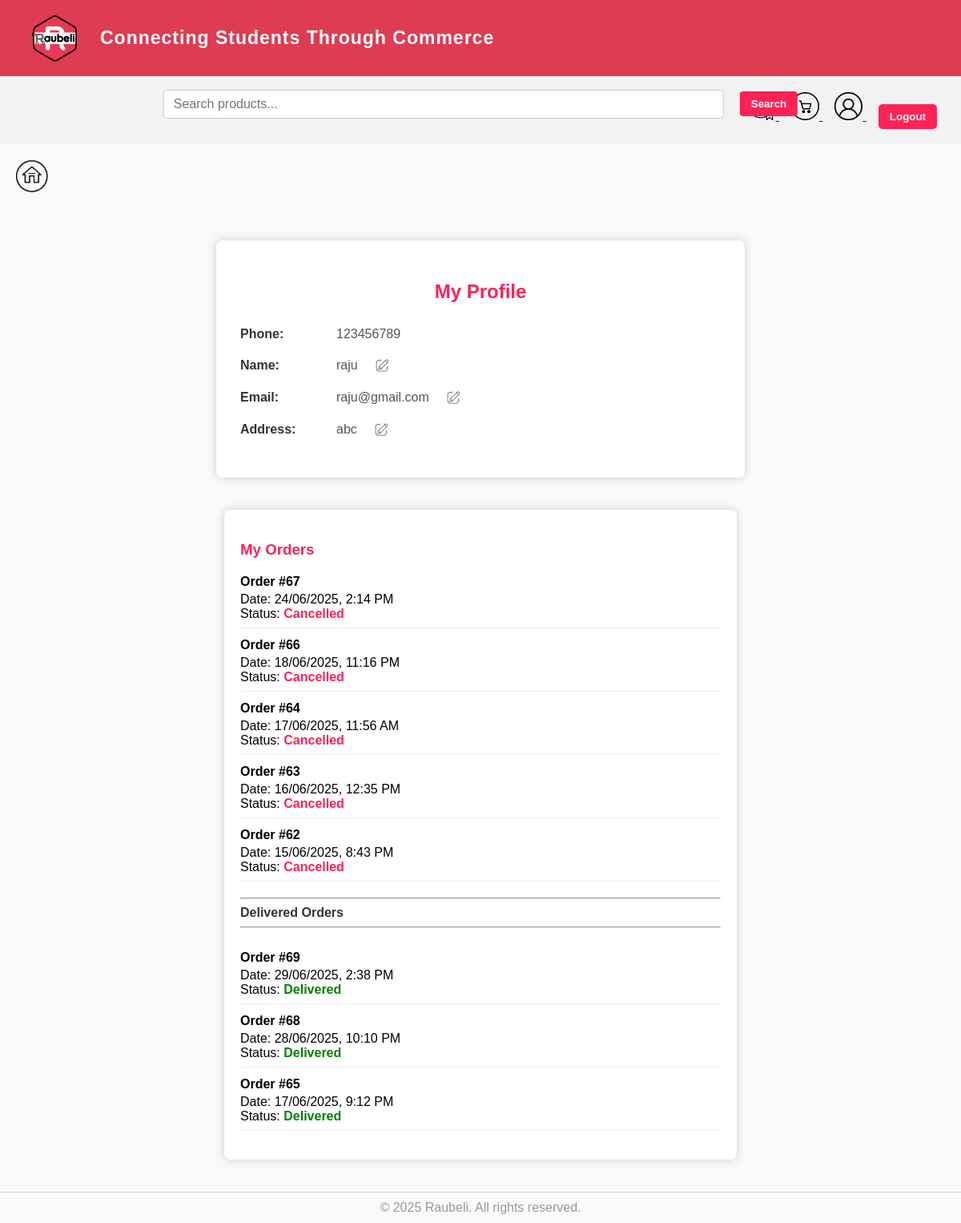
Screenshot of /profile.php (signed in) with the database file from the repository.
### tables this page shows
CREATE TABLE `customer` (
  `customer_id` int(11) NOT NULL,
  `name` varchar(100) DEFAULT NULL,
  `email` varchar(100) DEFAULT NULL,
  `password` varchar(100) DEFAULT NULL,
  `address` text DEFAULT NULL
);

CREATE TABLE `orders` (
  `order_id` int(11) NOT NULL,
  `customer_id` int(11) DEFAULT NULL,
  `order_date` datetime DEFAULT NULL,
  `status_id` int(11) DEFAULT NULL
);

CREATE TABLE `orderstatus` (
  `status_id` int(11) NOT NULL,
  `status_name` varchar(50) DEFAULT NULL
);

### profile.php (the view, shortened to what this page needs)
<?php
include("header.php");
$customer_id = $_SESSION['customer_id'] ?? null;
$stmt = $conn->prepare("SELECT name, email, address, customer_id FROM customer WHERE customer_id = ?");
$stmt->bind_param("i", $customer_id);
$stmt->execute();
$stmt->bind_result($name, $email, $address, $phone);
$order_sql = "
    SELECT o.order_id, o.order_date, os.status_name
    FROM orders o
    JOIN orderstatus os ON o.status_id = os.status_id
    WHERE o.customer_id = ?
    ORDER BY o.order_date DESC
";
$order_stmt = $conn->prepare($order_sql);
$order_stmt->bind_param("i", $customer_id);
$order_stmt->execute();
$order_result = $order_stmt->get_result();
$orders = [];
while ($order_row = $order_result->fetch_assoc()) {
    $orders[] = $order_row;
}
?>
<a href="home.php" style="display:inline-block; margin:20px 0 20px 20px;">
    <img src="home.png" alt="Home" style="width: 40px; height: 40px;">
</a>
<!DOCTYPE html>
<html lang="en">
<head>
</head>
<body>
<div class="profile-container">
    <h2>My Profile</h2>
    <div class="profile-row">
        <div class="label">Phone:</div>
        <div class="value"><?php echo htmlspecialchars($phone ?? 'N/A'); ?></div>
    </div>
    <form method="POST" class="profile-row" onsubmit="return validateName()">
        <div class="label">Name:</div>
        <div class="value" id="name-display"><?php echo htmlspecialchars($name); ?></div>
        <img src="edit.png" alt="Edit" class="edit-icon" id="name-edit-btn" title="Edit name">
    </form>
    <form method="POST" class="profile-row" onsubmit="return validateEmail()">
        <div class="label">Email:</div>
        <div class="value" id="email-display"><?php echo htmlspecialchars($email); ?></div>
        <img src="edit.png" alt="Edit" class="edit-icon" id="email-edit-btn" title="Edit email">
    </form>
    <form method="POST" class="profile-row" onsubmit="return validateAddress()">
        <div class="label">Address:</div>
        <div class="value" id="address-display"><?php echo nl2br(htmlspecialchars($address)); ?></div>
        <img src="edit.png" alt="Edit" class="edit-icon" id="address-edit-btn" title="Edit address">
    </form>
</div>
<div class="orders-container">
    <h3>My Orders</h3>
    <?php if (empty($orders)): ?>
        <p>No orders found.</p>
    <?php else: ?>
        <?php
        $delivered = [];
        $not_delivered = [];
        foreach ($orders as $order) {
            if (strtolower($order['status_name']) === 'delivered') {
                $delivered[] = $order;
            } else {
                $not_delivered[] = $order;
            }
        }
        ?>
        <ul>
            <?php foreach ($not_delivered as $order): ?>
                <?php $statusClass = strtolower($order['status_name']) === 'delivered' ? 'status-delivered' : 'status-other'; ?>
                <li>
                    <strong>Order #<?= htmlspecialchars($order['order_id']) ?></strong>
                    Date: <?= date("d/m/Y, g:i A", strtotime($order['order_date'])) ?><br>
                    Status: <span class="<?= $statusClass ?>"><?= htmlspecialchars($order['status_name']) ?></span>
                </li>
            <?php endforeach; ?>
            <?php if (!empty($delivered)): ?>
                <li style="border: none; margin-top: 20px; font-weight: bold; color: #333;">
                    <hr>
                    Delivered Orders
                    <hr>
                </li>
            <?php endif; ?>
            <?php foreach ($delivered as $order): ?>
                <li>
                    <strong>Order #<?= htmlspecialchars($order['order_id']) ?></strong>
                    Date: <?= date("d/m/Y, g:i A", strtotime($order['order_date'])) ?><br>
                    Status: <span class="status-delivered"><?= htmlspecialchars($order['status_name']) ?></span>
                </li>
            <?php endforeach; ?>
        </ul>
    <?php endif; ?>
</div>
<?php include("footer.php"); ?>
</body>
</html>

### header.php (style rules this page uses)
body { font-family: Arial, sans-serif; margin: 0; }

### profile.php (style rules this page uses)
body { font-family: Arial, sans-serif; background: #fafafa; margin:0; padding:0; }
.profile-container { max-width: 600px; margin: 40px auto; background: #fff; padding: 30px; border-radius: 8px; box-shadow: 0 0 12px #ccc; }
h2 { color: #ff2256; text-align: center; margin-bottom: 30px; }
.profile-row { margin-bottom: 20px; display: flex; align-items: center; }
.label { width: 120px; font-weight: bold; color: #333; }
.value { font-size: 16px; color: #555; margin-right: 10px; }
.edit-icon { width: 20px; height: 20px; margin-left: 10px; cursor: pointer; opacity: 0.6; transition: opacity 0.3s ease; }
.orders-container { max-width: 600px; margin: 40px auto; background: #fff; padding: 20px; border-radius: 8px; box-shadow: 0 0 12px #ccc; font-family: Arial, sans-serif; }
.orders-container h3 { color: #ff2256; margin-bottom: 20px; }
.orders-container ul { list-style: none; padding-left: 0; }
.orders-container li { margin-bottom: 12px; border-bottom: 1px solid #eee; padding-bottom: 8px; }
.orders-container li strong { display: block; margin-bottom: 4px; }
.status-delivered { color: green; font-weight: bold; }
.status-other { color: #ff2256; font-weight: bold; }

### rows the page displays
customer: customer_id "123456789", name "raju", email "raju@gmail.com", address "abc"
orders: order_id "67", order_date "24/06/2025, 2:14 PM", status.status_name "Cancelled"
orders: order_id "66", order_date "18/06/2025, 11:16 PM", status.status_name "Cancelled"
orders: order_id "64", order_date "17/06/2025, 11:56 AM", status.status_name "Cancelled"
orders: order_id "63", order_date "16/06/2025, 12:35 PM", status.status_name "Cancelled"
orders: order_id "62", order_date "15/06/2025, 8:43 PM", status.status_name "Cancelled"
orders: order_id "69", order_date "29/06/2025, 2:38 PM", status.status_name "Delivered"
orders: order_id "68", order_date "28/06/2025, 10:10 PM", status.status_name "Delivered"
orders: order_id "65", order_date "17/06/2025, 9:12 PM", status.status_name "Delivered"
